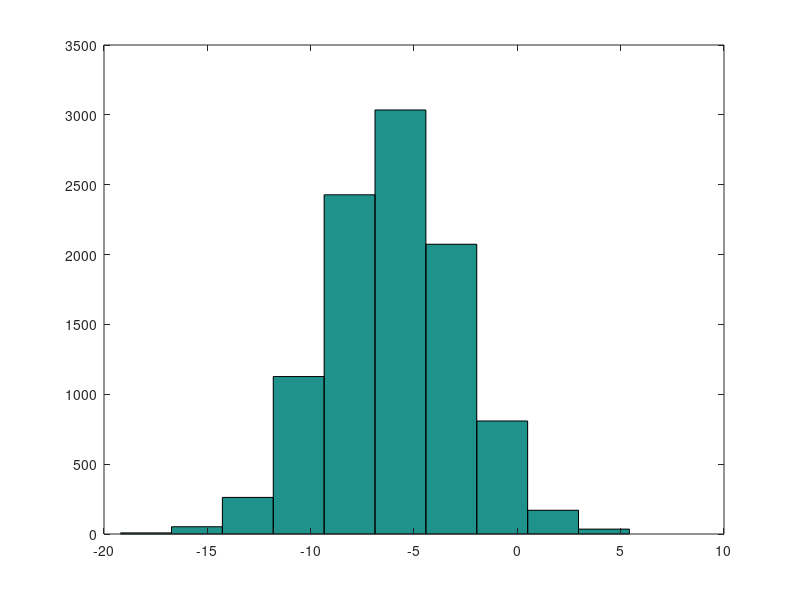

Here is the MATLAB script that generated this plot: (Note: this script raises an error after producing the figure.)
#Author : Rohan M. Nanaware
#Date C.: 16th Jul 2017
#Date M.: 16th Jul 2017
#Purpose: Coursera Week 2 - Octave basics

#Video 1 - Basic operations
#Elementary opetations
1*2
3/2
1+2
10-1

#logical
1==2
1~=2
1&&0
1||0

#Variables
a = 3
a = 3;
a = pi;
disp(a)
disp(sprintf('2 decimals: %0.2f',a))
format long; a
format short; a

#Vectors and matrices
A = [1 2;3 4;5 6]#Semicolon = go to next row
V = [1 2 3]#1*3 matrix
V = [1;2;3]#3*1 vector
V = 1:6
V = 1:0.1:2
W = ones(2,3)
W = rand(2,3)
W = -6+sqrt(10)*randn(1,10000);
plot(W)
hist(W, 10)#Plot a histogram for a vector
I = eye(3)#Create an identity matrix

#Video 2 - Moving data around
A = [1 2; 3 4; 5 6]
sz = size(A)
sz(1)#Dimensions of vector A
length([1;2;3;4;5])
length([1 2 3 4 5])
pwd#Current working directory
cd 'E:\Delivery\1 Active\Coursera\Machine Learning by Stanford University - Andrew Ng\Week 2'
who
whos
save filename.mat A#Save as matlab file
save filename.txt A -ascii#save as text file
clear A#remove variable from workspace
load filename.txt#load saved file
A = [1 2;3 4;5 6]
A(3,2)
A(3,:)
A([1 3],:)#Get every element from 1st and 3rd row of A
A(:,2) = [4 8 12]
A = [A, [5; 11; 17]]
A(:)#Put all elements of A into a single column vector
A = [1 2;3 4; 5 6]
B = [1 2;3 4; 5 6]
C = [A, B]
C = [A; B]

#Video 3 - Computing on data
A = [1, 2;3 4;5 6]
B = [1 2 3;4 5 6]
C = A*B#Matrix multiplication
A = [1 2 3;4 5 6]
B = [1 2 3;4 5 6]
A.*B#Elementwise *ion
A.^2
1./A
abs(A)
-A
A'#Transpose of matrix
val = max(A)
[val ind] = max(A)
A < 3#Elementiwise comparison
[r c] = find(A < 3)
max(A,[],1)

#Video 4 - Plotting data
t = [0:0.01:0.98];
y1 = sin(2*pi*4*t);
y2 = cos(2*pi*4*t);
plot(t, y1);
hold on;
plot(t, y2, 'r');
xlabel('time');
ylabel('Value');
legend('sin','cos');
close;
figure(1): plot(t, y1);
figure(2): plot(t, y2);
subplot(1,3,1);
plot(t, y1)
subplot(1,3,2);
plot(t, y2);
axis([-1 1 -0.5 0.5]);
close;
A = eye(5)
imagesc(A)
imagesc(magic(15)), colorbar, colormap "default",

#Video 5 - Control statements - for, while, if
v = zeros(10,1)
for i = 1:10,#For loop
  v(i) = 2*i;
  disp(i);
end
indices = 1:10
for i = indices ,
  v(i) = 2*i;
  disp(i);
end

i = 1
while i <= 5,#while loop
  disp(i);
  i = i+1;
end
i = 1
while 1,
  disp(i);
  if i == 5,
    break;
  end
  i = i+1
end

#Functions
function_square(2)
X = [1 2;3 4;5 6]
theta = [0;2]
y = [4; 8; 12]
costfunction(X, y, theta)

#Assignment
A = [1 2; 3 4; 5 6];
B = [1 2 3; 4 5 6];
C = A*B;
C = B'+A;
C = A'*B;
C = B+A

A = magic(4);
B = A(:, 1:2)
B = A(1:4, 1:2)
B = A(0:2, 0:4)
B = A(1:2, 1:4)

A = magic(10);
x = [1;2;3;4;5;6;7;8;9;10];
v = zeros(10, 1);
for i = 1:10
  for j = 1:10
    v(i) = v(i) + A(i, j) * x(j);
  end
end

v = [1;2;3;4;5;6;7]
w = [8;9;10;11;12;13;14]
sum(v.*w)
w'*v
v*w
w*v

X = magic(7)
log(X)